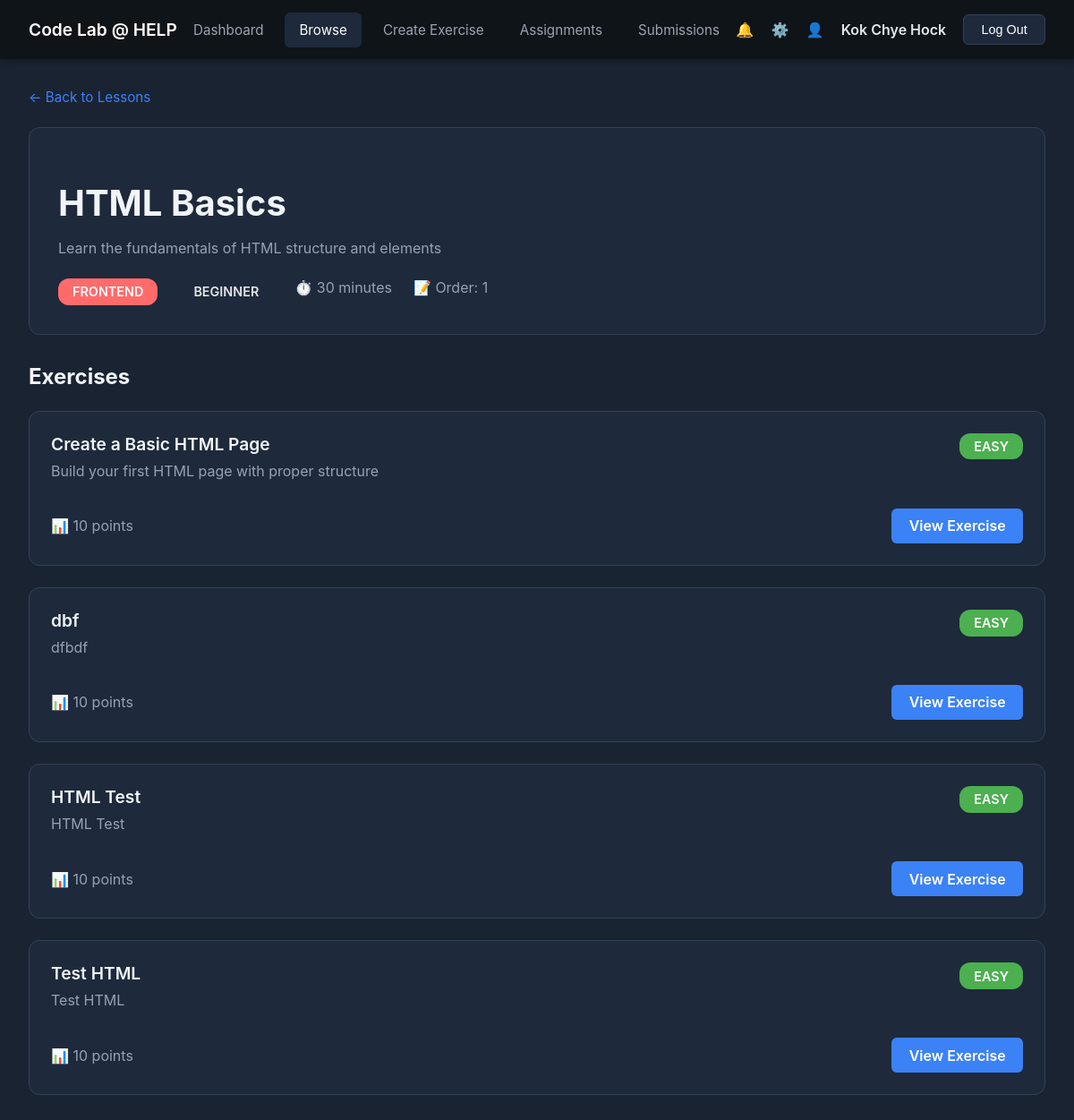
Screenshot of /PHP/instructor_lesson_details.php?id=1 (signed in) with the database file from the repository.
### tables this page shows
CREATE TABLE `lessons` (
  `id` int(10) UNSIGNED NOT NULL,
  `title` varchar(200) NOT NULL,
  `description` text DEFAULT NULL,
  `category` enum('frontend','backend','fullstack') NOT NULL,
  `difficulty` enum('beginner','intermediate','advanced') DEFAULT 'beginner',
  `content_type` enum('video','text','interactive') DEFAULT 'text',
  `duration_minutes` int(11) DEFAULT 0,
  `order_index` int(11) DEFAULT 0,
  `is_published` tinyint(1) DEFAULT 1,
  `created_by` int(10) UNSIGNED DEFAULT NULL,
  `created_at` timestamp NOT NULL DEFAULT current_timestamp(),
  `updated_at` timestamp NOT NULL DEFAULT current_timestamp() ON UPDATE current_timestamp()
);

CREATE TABLE `exercises` (
  `id` int(10) UNSIGNED NOT NULL,
  `lesson_id` int(10) UNSIGNED NOT NULL,
  `title` varchar(200) NOT NULL,
  `description` text DEFAULT NULL,
  `instructions` text NOT NULL,
  `starter_code` text DEFAULT NULL,
  `solution_code` text DEFAULT NULL,
  `test_cases` longtext DEFAULT NULL CHECK (json_valid(`test_cases`)),
  `hints` longtext DEFAULT NULL CHECK (json_valid(`hints`)),
  `points` int(11) DEFAULT 10,
  `difficulty` enum('easy','medium','hard') DEFAULT 'easy',
  `order_index` int(11) DEFAULT 0,
  `created_at` timestamp NOT NULL DEFAULT current_timestamp()
);

### PHP/instructor_lesson_details.php (the view, shortened to what this page needs)
<?php
include 'db_connect.php';
$instructor_name = $_SESSION['full_name'];
$lesson_id = isset($_GET['id']) ? intval($_GET['id']) : 0;
$lesson_query = $conn->prepare("SELECT * FROM lessons WHERE id = ?");
$lesson_query->bind_param("i", $lesson_id);
$lesson_query->execute();
$lesson_result = $lesson_query->get_result();
$lesson = $lesson_result->fetch_assoc();
$exercises_query = $conn->prepare("SELECT * FROM exercises WHERE lesson_id = ? ORDER BY order_index, id");
$exercises_query->bind_param("i", $lesson_id);
$exercises_query->execute();
$exercises = $exercises_query->get_result();
?>
<!DOCTYPE html>
<html lang="en">
<head>
</head>
<body>
  <nav class="navbar">
    <div class="logo">
      <a href="instructorDashboard.php">Code Lab @ HELP</a>
    </div>
    <ul class="nav-links">
      <li><a href="instructorDashboard.php">Dashboard</a></li>
      <li><a href="instructor_lessons.php" class="active">Browse</a></li>
      <li><a href="instructor_create_exercise.php">Create Exercise</a></li>
      <li><a href="instructor_assignments.php">Assignments</a></li>
      <li><a href="instructor_submissions.php">Submissions</a></li>
    </ul>
    <div class="nav-icons">
      <span class="icon">🔔</span>
      <span class="icon">⚙️</span>
      <span class="icon">👤</span>
      <span class="username"><?php echo htmlspecialchars($instructor_name); ?></span>
      <button class="logout-btn" onclick="confirmLogout()">Log Out</button>
    </div>
  </nav>
  <div class="container">
    <a href="instructor_lessons.php" class="back-btn">
      ← Back to Lessons
    </a>
    <div class="lesson-header">
      <h1><?php echo htmlspecialchars($lesson['title']); ?></h1>
      <p style="color: #94a3b8; margin-bottom: 1.5rem;">
        <?php echo htmlspecialchars($lesson['description'] ?? 'No description'); ?>
      </p>
      <div class="lesson-meta">
        <span class="badge badge-<?php echo $lesson['category']; ?>">
          <?php echo strtoupper($lesson['category']); ?>
        </span>
        <span class="difficulty difficulty-<?php echo $lesson['difficulty']; ?>">
          <?php echo strtoupper($lesson['difficulty']); ?>
        </span>
        <span style="color: #94a3b8;">⏱️ <?php echo $lesson['duration_minutes']; ?> minutes</span>
        <span style="color: #94a3b8;">📝 Order: <?php echo $lesson['order_index']; ?></span>
      </div>
    </div>
    <h2 class="section-title">Exercises</h2>
    <div class="exercises-grid">
      <?php if ($exercises->num_rows > 0): ?>
        <?php while ($exercise = $exercises->fetch_assoc()): ?>
          <div class="exercise-card">
            <div class="exercise-header">
              <div style="flex: 1;">
                <div class="exercise-title"><?php echo htmlspecialchars($exercise['title']); ?></div>
                <div class="exercise-description">
                  <?php echo htmlspecialchars($exercise['description'] ?? 'No description'); ?>
                </div>
              </div>
              <span class="difficulty difficulty-<?php echo $exercise['difficulty']; ?>">
                <?php echo strtoupper($exercise['difficulty']); ?>
              </span>
            </div>
            <div style="display: flex; justify-content: space-between; align-items: center;">
              <span style="color: #94a3b8;">📊 <?php echo $exercise['points']; ?> points</span>
              <a href="instructor_exercise_details.php?id=<?php echo $exercise['id']; ?>" class="btn-view">
                View Exercise
              </a>
            </div>
          </div>
        <?php endwhile; ?>
      <?php endif; ?>
    </div>
  </div>
</body>
</html>

### PHP/instructor_lesson_details.php (style rules this page uses)
* { box-sizing: border-box; }
body { margin: 0; font-family: -apple-system, BlinkMacSystemFont, 'Segoe UI', Roboto, sans-serif; background-color: #1a2332; color: #e4e7eb; }
.navbar { background-color: #0f1419; padding: 1rem 2rem; display: flex; justify-content: space-between; align-items: center; box-shadow: 0 2px 8px rgba(0,0,0,0.3); }
.logo a { color: white; text-decoration: none; font-weight: 600; font-size: 1.2rem; }
.nav-links { list-style: none; display: flex; gap: 0.5rem; margin: 0; padding: 0; }
.nav-links li a { color: #9ca3af; text-decoration: none; padding: 0.6rem 1rem; border-radius: 6px; font-size: 0.95rem; }
.nav-links li a:hover, .nav-links li a.active { background-color: #1e293b; color: white; }
.nav-icons { display: flex; align-items: center; gap: 1.2rem; }
.username { font-weight: 600; color: #e4e7eb; }
.logout-btn { background-color: #1e293b; color: white; border: 1px solid #334155; padding: 0.5rem 1.2rem; cursor: pointer; border-radius: 6px; font-size: 0.9rem; }
.container { max-width: 1200px; margin: 0 auto; padding: 2rem; }
.back-btn { display: inline-flex; align-items: center; gap: 0.5rem; color: #3b82f6; text-decoration: none; margin-bottom: 1.5rem; font-size: 0.95rem; }
.lesson-header { background-color: #1e293b; border-radius: 12px; padding: 2rem; margin-bottom: 2rem; border: 1px solid #334155; }
h1 { font-size: 2.5rem; margin-bottom: 1rem; color: #f1f5f9; }
.lesson-meta { display: flex; gap: 1.5rem; flex-wrap: wrap; }
.badge { padding: 0.4rem 1rem; border-radius: 12px; font-size: 0.9rem; font-weight: 600; }
.badge-frontend { background-color: #ff6b6b; color: white; }
.difficulty { padding: 0.4rem 1rem; border-radius: 12px; font-size: 0.9rem; font-weight: 600; }
.difficulty-easy { background-color: #4caf50; color: white; }
.section-title { font-size: 1.5rem; margin-bottom: 1.5rem; color: #f1f5f9; }
.exercises-grid { display: grid; gap: 1.5rem; }
.exercise-card { background-color: #1e293b; border-radius: 12px; padding: 1.5rem; border: 1px solid #334155; transition: all 0.3s; }
.exercise-header { display: flex; justify-content: space-between; align-items: start; margin-bottom: 1rem; }
.exercise-title { font-size: 1.2rem; font-weight: 600; color: #f1f5f9; margin-bottom: 0.5rem; }
.exercise-description { color: #94a3b8; margin-bottom: 1rem; }
.btn-view { padding: 0.6rem 1.2rem; background-color: #3b82f6; color: white; border: none; border-radius: 6px; cursor: pointer; font-weight: 600; text-decoration: none; display: inline-block; }

### rows the page displays
lessons: title "HTML Basics", description "Learn the fundamentals of HTML structure and elements", category "FRONTEND", difficulty "BEGINNER", duration_minutes "30", order_index "1"
exercises: title "Create a Basic HTML Page", description "Build your first HTML page with proper structure", difficulty "EASY", points "10"
exercises: title "dbf", description "dfbdf", difficulty "EASY", points "10"
exercises: title "HTML Test", description "HTML Test", difficulty "EASY", points "10"
exercises: title "Test HTML", description "Test HTML", difficulty "EASY", points "10"

### other values shown
$instructor_name "Kok Chye Hock"
